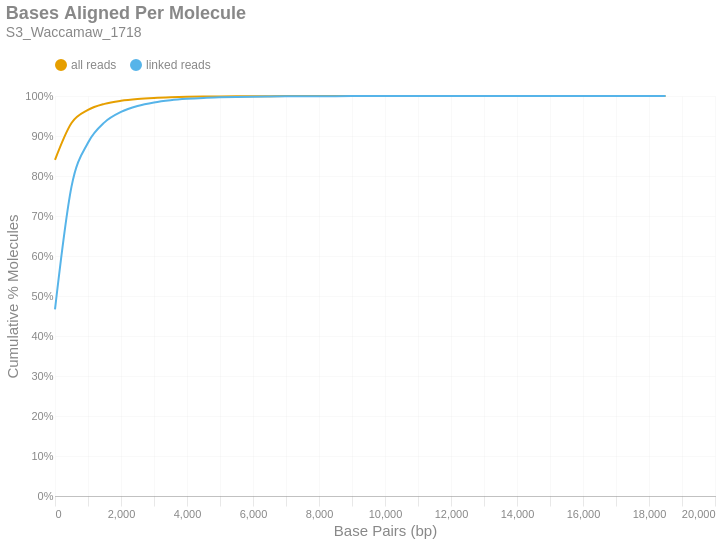

Notebook source saved alongside this figure:
### Markdown cell above
### Bases Aligned Per Molecule
This is a cumulative frequency distribution showing the number of base pairs aligned per unique molecule. These data are shown in 500 bp bins. There are two distributions: one with `all reads` (yellow) and another with only `linked reads` (blue). The percent of molecules in the `linked reads` distribution is relative to the total number of linked molecules.

### Code cell
if SKIPLR:
    print_html(f"Skipped")
else:
    binned_df = consolidated_hist(valids['aligned_bp'], mask, 500, True)
    with SafeRender(binned_df):
        (
            density_plot(binned_df, 'Bases Aligned Per Molecule', samplename, 'basesper')
            .encode(
                x=alt.X('bin:Q', title="Base Pairs (bp)").axis(tickMinStep=500).scale(padding=0),
                y=alt.Y('value:Q', title='Cumulative % Molecules')
                    .axis(format='%')
                    .scale(domain = [0,1])
                    .stack(False),
                color=alt.Color("key:N").scale(domain = ["all reads", "linked reads"]),
                tooltip = [
                    alt.Tooltip("key:N", title = "Data Type"),
                    alt.Tooltip("range_label:N", title="Bases Aligned Per Molecule"),
                    alt.Tooltip("value:Q", format = ".2%", title="% Molecules (Cum.)")
                ]
            )
        ).display()

### Figure 1 — Vega-Lite specification as saved in the notebook (floating-point values rounded to 4 significant figures)
{"width": "container", "height": 400, "config": {"title": {"anchor": "start", "dy": -15, "fontSize": 18, "color": "#888888", "subtitleColor": "#888888", "subtitleFontSize": 14}, "arc": {"fill": "#0072B2"}, "axis": {"domainColor": "#888888", "domainWidth": 0.5, "gridWidth": 0.2, "grid": false, "titleFontWeight": 400, "titleFontSize": 15, "labelFontSize": 11, "labelColor": "#888888", "tickColor": "#888888", "tickWidth": 0.2, "titleColor": "#888888"}, "axisBand": {"grid": false}, "axisX": {"grid": true, "tickSize": 10, "domainCap": "round"}, "axisY": {"domain": false, "grid": true, "tickSize": 0, "domainCap": "round"}, "background": "transparent", "header": {"labelFontSize": 15, "labelColor": "#888888", "titleFontSize": 15, "titleFontWeight": 600, "titleColor": "#888888"}, "legend": {"labelFont": "sans-serif", "labelFontSize": 12, "labelColor": "#888888", "symbolSize": 100, "symbolType": "circle", "titleFontSize": 12, "titlePadding": 10, "titleColor": "#888888", "title": null, "orient": "top"}, "range": {"category": ["#E69F00", "#56B4E9", "#009E73", "#F0E442", "#0072B2", "#D55E00", "#CC79A7", "#000000"], "diverging": ["#cfe8f3", "#a2d4ec", "#73bfe2", "#46abdb", "#1696d2", "#12719e"]}, "area": {"fill": "#0072B2", "fillOpacity": 0.7, "line": true, "strokeOpacity": 0.7}, "line": {"color": "#0072B2", "stroke": "#0072B2", "strokeWidth": 2}, "trail": {"color": "#0072B2", "stroke": "#0072B2", "strokeWidth": 0, "size": 1}, "point": {"filled": true, "fillOpacity": 1.0, "size": 95}, "text": {"color": "#888888", "fontSize": 11, "align": "right", "fontWeight": 400, "size": 11}, "bar": {"fill": "#0072B2", "stroke": null}, "view": {"stroke": null, "continuousWidth": 660, "continuousHeight": 400}}, "data": {"name": "data-09fbad98f6102eb357918fa845f7f466"}, "mark": {"type": "line", "interpolate": "monotone", "point": {"opacity": 0, "size": 275}}, "encoding": {"color": {"field": "key", "scale": {"domain": ["all reads", "linked reads"]}, "type": "nominal"}, "tooltip": [{"field": "key", "title": "Data Type", "type": "nominal"}, {"field": "range_label", "title": "Bases Aligned Per Molecule", "type": "nominal"}, {"field": "value", "format": ".2%", "title": "% Molecules (Cum.)", "type": "quantitative"}], "x": {"axis": {"tickMinStep": 500}, "field": "bin", "scale": {"padding": 0}, "title": "Base Pairs (bp)", "type": "quantitative"}, "y": {"axis": {"format": "%"}, "field": "value", "scale": {"domain": [0, 1]}, "stack": false, "title": "Cumulative % Molecules", "type": "quantitative"}}, "params": [{"name": "param_c36ac31b6afebe62", "select": {"type": "point", "fields": ["key"]}, "bind": "legend"}], "title": {"text": "Bases Aligned Per Molecule", "subtitle": "S3_Waccamaw_1718"}, "transform": [{"fold": ["all reads (cumsum)", "linked reads (cumsum)"]}, {"calculate": "replace(datum.key, ' (cumsum)', '')", "as": "key"}, {"filter": {"param": "param_c36ac31b6afebe62"}}], "usermeta": {"embedOptions": {"downloadFileName": "S3_Waccamaw_1718.basesper"}}, "$schema": "https://vega.github.io/schema/vega-lite/v6.1.0.json", "datasets": {"data-09fbad98f6102eb357918fa845f7f466": [{"bin": "0.0", "interval": "0.0-500.0", "all reads": 0.8404, "linked reads": 0.4665, "all reads (cumsum)": 0.8404, "linked reads (cumsum)": 0.4665, "range_label": "0-499"}, {"bin": "500.0", "interval": "500.0-1000.0", "all reads": 0.09211, "linked reads": 0.307, "all reads (cumsum)": 0.9325, "linked reads (cumsum)": 0.7734, "range_label": "500-999"}, {"bin": "1000.0", "interval": "1000.0-1500.0", "all reads": 0.03273, "linked reads": 0.1098, "all reads (cumsum)": 0.9652, "linked reads (cumsum)": 0.8832, "range_label": "1000-1499"}, {"bin": "1500.0", "interval": "1500.0-2000.0", "all reads": 0.01514, "linked reads": 0.05086, "all reads (cumsum)": 0.9804, "linked reads (cumsum)": 0.9341, "range_label": "1500-1999"}, {"bin": "2000.0", "interval": "2000.0-2500.0", "all reads": 0.007766, "linked reads": 0.0261, "all reads (cumsum)": 0.9881, "linked reads (cumsum)": 0.9602, "range_label": "2000-2499"}, {"bin": "2500.0", "interval": "2500.0-3000.0", "all reads": 0.004444, "linked reads": 0.01494, "all reads (cumsum)": 0.9926, "linked reads (cumsum)": 0.9751, "range_label": "2500-2999"}, {"bin": "3000.0", "interval": "3000.0-3500.0", "all reads": 0.002646, "linked reads": 0.008894, "all reads (cumsum)": 0.9952, "linked reads (cumsum)": 0.984, "range_label": "3000-3499"}, {"bin": "3500.0", "interval": "3500.0-4000.0", "all reads": 0.001634, "linked reads": 0.00549, "all reads (cumsum)": 0.9969, "linked reads (cumsum)": 0.9895, "range_label": "3500-3999"}, {"bin": "4000.0", "interval": "4000.0-4500.0", "all reads": 0.001039, "linked reads": 0.003491, "all reads (cumsum)": 0.9979, "linked reads (cumsum)": 0.993, "range_label": "4000-4499"}, {"bin": "4500.0", "interval": "4500.0-5000.0", "all reads": 0.0006813, "linked reads": 0.00229, "all reads (cumsum)": 0.9986, "linked reads (cumsum)": 0.9953, "range_label": "4500-4999"}, {"bin": "5000.0", "interval": "5000.0-5500.0", "all reads": 0.0004274, "linked reads": 0.001436, "all reads (cumsum)": 0.999, "linked reads (cumsum)": 0.9967, "range_label": "5000-5499"}, {"bin": "5500.0", "interval": "5500.0-6000.0", "all reads": 0.0003096, "linked reads": 0.00104, "all reads (cumsum)": 0.9993, "linked reads (cumsum)": 0.9977, "range_label": "5500-5999"}, {"bin": "6000.0", "interval": "6000.0-6500.0", "all reads": 0.0001867, "linked reads": 0.0006273, "all reads (cumsum)": 0.9995, "linked reads (cumsum)": 0.9984, "range_label": "6000-6499"}, {"bin": "6500.0", "interval": "6500.0-7000.0", "all reads": 0.000127, "linked reads": 0.0004268, "all reads (cumsum)": 0.9996, "linked reads (cumsum)": 0.9988, "range_label": "6500-6999"}, {"bin": "7000.0", "interval": "7000.0-7500.0", "all reads": 0.000102, "linked reads": 0.0003428, "all reads (cumsum)": 0.9997, "linked reads (cumsum)": 0.9991, "range_label": "7000-7499"}, {"bin": "7500.0", "interval": "7500.0-8000.0", "all reads": 6.324e-05, "linked reads": 0.0002125, "all reads (cumsum)": 0.9998, "linked reads (cumsum)": 0.9994, "range_label": "7500-7999"}, {"bin": "8000.0", "interval": "8000.0-8500.0", "all reads": 5.661e-05, "linked reads": 0.0001903, "all reads (cumsum)": 0.9999, "linked reads (cumsum)": 0.9995, "range_label": "8000-8499"}, {"bin": "8500.0", "interval": "8500.0-9000.0", "all reads": 3.723e-05, "linked reads": 0.0001251, "all reads (cumsum)": 0.9999, "linked reads (cumsum)": 0.9997, "range_label": "8500-8999"}, {"bin": "9000.0", "interval": "9000.0-9500.0", "all reads": 2.397e-05, "linked reads": 8.056e-05, "all reads (cumsum)": 0.9999, "linked reads (cumsum)": 0.9997, "range_label": "9000-9499"}, {"bin": "9500.0", "interval": "9500.0-10000.0", "all reads": 2.091e-05, "linked reads": 7.027e-05, "all reads (cumsum)": 0.9999, "linked reads (cumsum)": 0.9998, "range_label": "9500-9999"}, {"bin": "10000.0", "interval": "10000.0-10500.0", "all reads": 1.53e-05, "linked reads": 5.142e-05, "all reads (cumsum)": 1.0, "linked reads (cumsum)": 0.9999, "range_label": "10000-10499"}, {"bin": "10500.0", "interval": "10500.0-11000.0", "all reads": 1.02e-05, "linked reads": 3.428e-05, "all reads (cumsum)": 1.0, "linked reads (cumsum)": 0.9999, "range_label": "10500-10999"}, {"bin": "11000.0", "interval": "11000.0-11500.0", "all reads": 8.67e-06, "linked reads": 2.914e-05, "all reads (cumsum)": 1.0, "linked reads (cumsum)": 0.9999, "range_label": "11000-11499"}, {"bin": "11500.0", "interval": "11500.0-12000.0", "all reads": 6.12e-06, "linked reads": 2.057e-05, "all reads (cumsum)": 1.0, "linked reads (cumsum)": 1.0, "range_label": "11500-11999"}, {"bin": "12000.0", "interval": "12000.0-12500.0", "all reads": 2.55e-06, "linked reads": 8.57e-06, "all reads (cumsum)": 1.0, "linked reads (cumsum)": 1.0, "range_label": "12000-12499"}, {"bin": "12500.0", "interval": "12500.0-13000.0", "all reads": 4.08e-06, "linked reads": 1.371e-05, "all reads (cumsum)": 1.0, "linked reads (cumsum)": 1.0, "range_label": "12500-12999"}, {"bin": "13000.0", "interval": "13000.0-13500.0", "all reads": 1.02e-06, "linked reads": 3.428e-06, "all reads (cumsum)": 1.0, "linked reads (cumsum)": 1.0, "range_label": "13000-13499"}, {"bin": "13500.0", "interval": "13500.0-14000.0", "all reads": 1.53e-06, "linked reads": 5.142e-06, "all reads (cumsum)": 1.0, "linked reads (cumsum)": 1.0, "range_label": "13500-13999"}, {"bin": "14000.0", "interval": "14000.0-14500.0", "all reads": 1.02e-06, "linked reads": 3.428e-06, "all reads (cumsum)": 1.0, "linked reads (cumsum)": 1.0, "range_label": "14000-14499"}, {"bin": "14500.0", "interval": "14500.0-15000.0", "all reads": 1.53e-06, "linked reads": 5.142e-06, "all reads (cumsum)": 1.0, "linked reads (cumsum)": 1.0, "range_label": "14500-14999"}, {"bin": "15000.0", "interval": "15000.0-15500.0", "all reads": 0.0, "linked reads": 0.0, "all reads (cumsum)": 1.0, "linked reads (cumsum)": 1.0, "range_label": "15000-15499"}, {"bin": "15500.0", "interval": "15500.0-16000.0", "all reads": 1.53e-06, "linked reads": 5.142e-06, "all reads (cumsum)": 1.0, "linked reads (cumsum)": 1.0, "range_label": "15500-15999"}, {"bin": "16000.0", "interval": "16000.0-16500.0", "all reads": 0.0, "linked reads": 0.0, "all reads (cumsum)": 1.0, "linked reads (cumsum)": 1.0, "range_label": "16000-16499"}, {"bin": "16500.0", "interval": "16500.0-17000.0", "all reads": 0.0, "linked reads": 0.0, "all reads (cumsum)": 1.0, "linked reads (cumsum)": 1.0, "range_label": "16500-16999"}, {"bin": "17000.0", "interval": "17000.0-17500.0", "all reads": 0.0, "linked reads": 0.0, "all reads (cumsum)": 1.0, "linked reads (cumsum)": 1.0, "range_label": "17000-17499"}, {"bin": "17500.0", "interval": "17500.0-18000.0", "all reads": 0.0, "linked reads": 0.0, "all reads (cumsum)": 1.0, "linked reads (cumsum)": 1.0, "range_label": "17500-17999"}, {"bin": "18000.0", "interval": "18000.0-18500.0", "all reads": 0.0, "linked reads": 0.0, "all reads (cumsum)": 1.0, "linked reads (cumsum)": 1.0, "range_label": "18000-18499"}, {"bin": "18500.0", "interval": "18500.0-19000.0", "all reads": 5.1e-07, "linked reads": 1.714e-06, "all reads (cumsum)": 1.0, "linked reads (cumsum)": 1.0, "range_label": "18500-18999"}]}}
